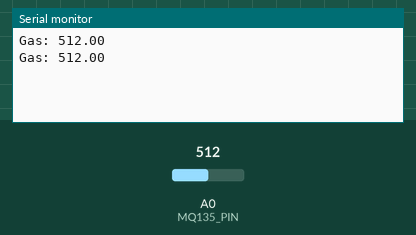
Recording of a sketch running on a simulated Arduino Uno, built with avr-gcc and run on an emulated ATmega328P. Parts: the last lines printed to the serial monitor. The test bench sets the inputs (shaded band); at power-on: A0 (MQ135_PIN) = 512.

Above: at 1.8 s.
1.9 s: A0 (MQ135_PIN) set to 716
At 2.6 s:
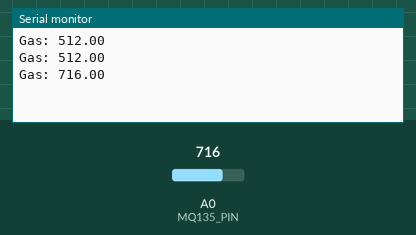
3.4 s: A0 (MQ135_PIN) set to 900
At 4.9 s:
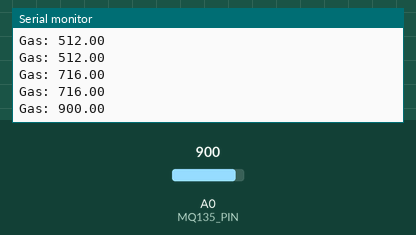
Timing chart, 0 to 6.4 s (numbered marks = the images above; inputs shaded):
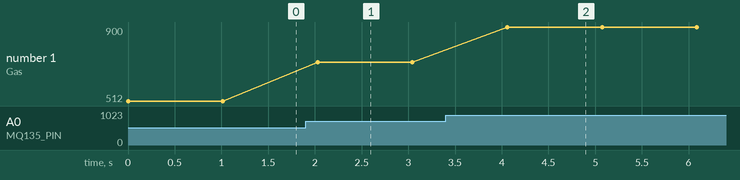

Measured:
- after the input at 1.9 s, the serial monitor: prints a new line after 0.13 s (image 1)
- after the input at 3.4 s, the serial monitor: prints a new line after 0.66 s (image 2)
- plotted number 1: 512 → 716 after the input at 1.9 s, 716 → 900 after the input at 3.4 s

The sketch:

coba11111.ino
```cpp
#include <SoftwareSerial.h>
#include <MQ135.h>

SoftwareSerial bluetooth(0, 1); // RX, TX pin for HC-05
const int MQ135_PIN = A0;

void setup() {
  Serial.begin(9600); // Initialize serial communication with Arduino IDE
  bluetooth.begin(9600); // Initialize Bluetooth communication
}
void loop() {
  float gasValue = analogRead(MQ135_PIN);
  // Perform necessary calculations or calibration based on your specific requirements
  // For example, you can convert the analog reading to gas concentration using a formula

  Serial.print("Gas: ");
  Serial.println(gasValue); // Print the gas value to the Serial Monitor

  bluetooth.print("Gas: ");
  bluetooth.println(gasValue); // Send the gas value via Bluetooth

  delay(1000); // Delay for a second before the next reading
}
```
